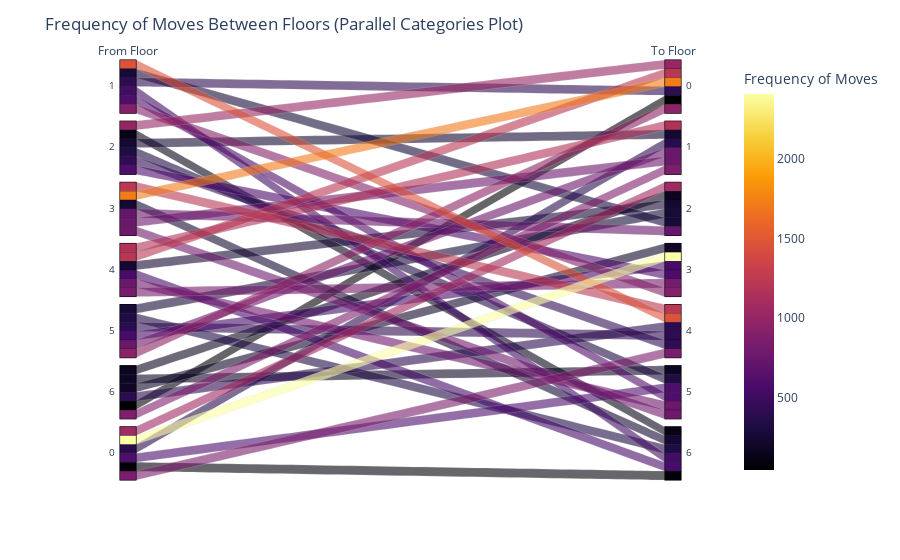

Notebook code for this chart:
### Code cell
import pandas as pd
import plotly.express as px

# Assuming df_1 is already loaded with the data
df = df_1

# Filter out rows with invalid floor values and exclude movements from the same floor
df = df[(df['start_floor'] != -1) & (df['end_floor'] != -1) & (df['start_floor'] != df['end_floor'])]

# Create a pivot table to calculate the frequency of moves between floors
pivot_table = pd.crosstab(df['start_floor'], df['end_floor'])

# Melt the pivot table to create the long format data
parallel_data = pivot_table.reset_index().melt(id_vars='start_floor', value_vars=pivot_table.columns,
                                               var_name='end_floor', value_name='frequency')

# Filter out zero frequencies for cleaner plot
parallel_data = parallel_data[parallel_data['frequency'] > 0]

# Create a parallel categories plot
fig_parallel_cat = px.parallel_categories(parallel_data,
                                          dimensions=['start_floor', 'end_floor'],
                                          color="frequency",
                                          color_continuous_scale='Inferno',
                                          labels={'start_floor': 'From Floor', 'end_floor': 'To Floor',
                                                  'frequency': 'Frequency of Moves'})

# Update layout for better readability and customize hover text
fig_parallel_cat.update_layout(title="Frequency of Moves Between Floors (Parallel Categories Plot)",
                               hoverlabel=dict(
                                   bgcolor="white",
                                   font_size=12,
                                   font_family="Rockwell",
                                   bordercolor="black"
                               ))

# Show the parallel categories plot
fig_parallel_cat.show()
fig_parallel_cat.write_html('elev_1_freq_analysis_parking_floor_3(sankey).html')

### Figure 1 — Plotly figure (JSON) as saved in the notebook; plotly's stock layout.template omitted (floating-point values rounded to 4 significant figures)
{"data": [{"dimensions": [{"label": "From Floor", "values": [1, 2, 3, 4, 5, 6, 0, 2, 3, 4, 5, 6, 0, 1, 3, 4, 5, 6, 0, 1, 2, 4, 5, 6, 0, 1, 2, 3, 5, 6, 0, 1, 2, 3, 4, 6, 0, 1, 2, 3, 4, 5]}, {"label": "To Floor", "values": [0, 0, 0, 0, 0, 0, 1, 1, 1, 1, 1, 1, 2, 2, 2, 2, 2, 2, 3, 3, 3, 3, 3, 3, 4, 4, 4, 4, 4, 4, 5, 5, 5, 5, 5, 5, 6, 6, 6, 6, 6, 6]}], "domain": {"x": [0, 1], "y": [0, 1]}, "line": {"color": [410, 1014, 1716, 1217, 955, 46, 383, 242, 760, 1165, 757, 873, 1064, 274, 732, 241, 260, 159, 2406, 896, 592, 819, 556, 197, 844, 1460, 433, 1225, 409, 400, 596, 606, 326, 783, 773, 186, 66, 534, 123, 250, 555, 333], "coloraxis": "coloraxis"}, "name": "", "type": "parcats"}], "layout": {"autosize": true, "coloraxis": {"colorbar": {"title": {"text": "Frequency of Moves"}}, "colorscale": [[0, "#000004"], [0.1111, "#1b0c41"], [0.2222, "#4a0c6b"], [0.3333, "#781c6d"], [0.4444, "#a52c60"], [0.5556, "#cf4446"], [0.6667, "#ed6925"], [0.7778, "#fb9b06"], [0.8889, "#f7d13d"], [1, "#fcffa4"]]}, "hoverlabel": {"bgcolor": "white", "bordercolor": "black", "font": {"family": "Rockwell", "size": 12}}, "legend": {"tracegroupgap": 0}, "margin": {"t": 60}, "title": {"text": "Frequency of Moves Between Floors (Parallel Categories Plot)"}}}
